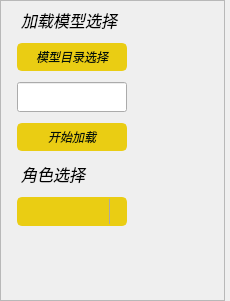
                     <widget class="QFrame" name="frame_10">
                      <property name="sizePolicy">
                       <sizepolicy hsizetype="Preferred" vsizetype="Preferred">
                        <horstretch>0</horstretch>
                        <verstretch>0</verstretch>
                       </sizepolicy>
                      </property>
                      <property name="minimumSize">
                       <size>
                        <width>230</width>
                        <height>0</height>
                       </size>
                      </property>
                      <property name="maximumSize">
                       <size>
                        <width>230</width>
                        <height>16777215</height>
                       </size>
                      </property>
                      <property name="sizeIncrement">
                       <size>
                        <width>1</width>
                        <height>0</height>
                       </size>
                      </property>
                      <property name="font">
                       <font>
                        <family>Smiley Sans</family>
                        <italic>true</italic>
                       </font>
                      </property>
                      <property name="styleSheet">
                       <string notr="true">margin-right:5px;</string>
                      </property>
                      <property name="frameShape">
                       <enum>QFrame::StyledPanel</enum>
                      </property>
                      <property name="frameShadow">
                       <enum>QFrame::Raised</enum>
                      </property>
                      <layout class="QVBoxLayout" name="verticalLayout_10">
                       <property name="spacing">
                        <number>10</number>
                       </property>
                       <property name="leftMargin">
                        <number>12</number>
                       </property>
                       <property name="topMargin">
                        <number>6</number>
                       </property>
                       <property name="rightMargin">
                        <number>16</number>
                       </property>
                       <property name="bottomMargin">
                        <number>29</number>
                       </property>
                       <item>
                        <widget class="QWidget" name="verticalWidget_4" native="true">
                         <property name="minimumSize">
                          <size>
                           <width>200</width>
                           <height>0</height>
                          </size>
                         </property>
                         <property name="maximumSize">
                          <size>
                           <width>200</width>
                           <height>320</height>
                          </size>
                         </property>
                         <property name="font">
                          <font>
                           <family>Smiley Sans</family>
                           <italic>true</italic>
                          </font>
                         </property>
                         <layout class="QVBoxLayout" name="verticalLayout_21" stretch="0,0,0,0,0,0">
                          <property name="spacing">
                           <number>11</number>
                          </property>
                          <property name="sizeConstraint">
                           <enum>QLayout::SetFixedSize</enum>
                          </property>
                          <property name="leftMargin">
                           <number>4</number>
                          </property>
                          <property name="topMargin">
                           <number>1</number>
                          </property>
                          <property name="bottomMargin">
                           <number>5</number>
                          </property>
                          <item>
                           <widget class="QLabel" name="VC_label_SelectTheModel">
                            <property name="maximumSize">
                             <size>
                              <width>16777215</width>
                              <height>30</height>
                             </size>
                            </property>
                            <property name="font">
                             <font>
                              <family>Smiley Sans</family>
                              <pointsize>12</pointsize>
                              <weight>50</weight>
                              <italic>true</italic>
                              <bold>false</bold>
                             </font>
                            </property>
                            <property name="styleSheet">
                             <string notr="true"/>
                            </property>
                            <property name="text">
                             <string>加载模型选择</string>
                            </property>
                            <property name="scaledContents">
                             <bool>false</bool>
                            </property>
                            <property name="margin">
                             <number>5</number>
                            </property>
                           </widget>
                          </item>
                          <item>
                           <widget class="QPushButton" name="VC_pushButton_SelectTheModel">
                            <property name="minimumSize">
                             <size>
                              <width>0</width>
                              <height>28</height>
                             </size>
                            </property>
                            <property name="font">
                             <font>
                              <family>Smiley Sans</family>
                              <italic>true</italic>
                             </font>
                            </property>
                            <property name="styleSheet">
                             <string notr="true">QPushButton {
	border: 2px solid #eacd13;
	border-radius: 5px;	
	color:#04130a;
	background-color: #eacd13;
}
QPushButton:hover {
	border: 2px solid #fbd411;
	background-color: #fbd411;
}
QPushButton:pressed {	
	border: 2px solid #f6e56a;
	background-color: #f6e56a;
}

QPushButton:disabled {	
	border-radius: 5px;	
	border: 2px solid rgb(112,112,112);
	background-color: rgb(112,112,112);
}</string>
                            </property>
                            <property name="text">
                             <string>模型目录选择</string>
                            </property>
                           </widget>
                          </item>
                          <item>
                           <widget class="QLineEdit" name="model_path_vc_edit">
                            <property name="minimumSize">
                             <size>
                              <width>0</width>
                              <height>30</height>
                             </size>
                            </property>
                            <property name="maximumSize">
                             <size>
                              <width>16777215</width>
                              <height>30</height>
                             </size>
                            </property>
                           </widget>
                          </item>
                          <item>
                           <widget class="QPushButton" name="VC_pushButton_StartLoading">
                            <property name="minimumSize">
                             <size>
                              <width>0</width>
                              <height>28</height>
                             </size>
                            </property>
                            <property name="font">
                             <font>
                              <family>Smiley Sans</family>
                              <italic>true</italic>
                             </font>
                            </property>
                            <property name="styleSheet">
                             <string notr="true">QPushButton {
	border: 2px solid #eacd13;
	border-radius: 5px;	
	color:#04130a;
	background-color: #eacd13;
}
QPushButton:hover {
	border: 2px solid #fbd411;
	background-color: #fbd411;
}
QPushButton:pressed {	
	border: 2px solid #f6e56a;
	background-color: #f6e56a;
}

QPushButton:disabled {	
	border-radius: 5px;	
	border: 2px solid rgb(112,112,112);
	background-color: rgb(112,112,112);
}</string>
                            </property>
                            <property name="text">
                             <string>开始加载</string>
                            </property>
                           </widget>
                          </item>
                          <item>
                           <widget class="QLabel" name="VC_label_SelectRole">
                            <property name="maximumSize">
                             <size>
                              <width>16777215</width>
                              <height>30</height>
                             </size>
                            </property>
                            <property name="font">
                             <font>
                              <family>Smiley Sans</family>
                              <pointsize>12</pointsize>
                              <weight>50</weight>
                              <italic>true</italic>
                              <bold>false</bold>
                             </font>
                            </property>
                            <property name="styleSheet">
                             <string notr="true"/>
                            </property>
                            <property name="text">
                             <string>角色选择</string>
                            </property>
                            <property name="margin">
                             <number>5</number>
                            </property>
                           </widget>
                          </item>
                          <item>
                           <widget class="QComboBox" name="VC_comboBox_SelectRole">
                            <property name="sizePolicy">
                             <sizepolicy hsizetype="Preferred" vsizetype="Fixed">
                              <horstretch>3</horstretch>
                              <verstretch>0</verstretch>
                             </sizepolicy>
                            </property>
                            <property name="minimumSize">
                             <size>
                              <width>0</width>
                              <height>29</height>
                             </size>
                            </property>
                            <property name="font">
                             <font>
                              <family>Smiley Sans</family>
                              <pointsize>11</pointsize>
                              <italic>true</italic>
                             </font>
                            </property>
                            <property name="styleSheet">
                             <string notr="true">QComboBox {
	border: 2px solid #eacd13;
	border-radius: 5px;	
	color:#04130a;
	background-color: #eacd13;
}

QComboBox:hover {
	border: 2px solid #f6e56a;
	border-radius: 5px;	
	color:#04130a;
	background-color: #f6e56a;
}

QComboBox:!editable, QComboBox::drop-down:editable {
	background: #eacd13;
}

QComboBox:!editable:on, QComboBox::drop-down:editable:on {
    background:#eacd13;
}

QComboBox:on { /* shift the text when the popup opens */
    padding-top: 3px;
    padding-left: 4px;
}

QComboBox::drop-down {
    subcontrol-origin: padding;
    subcontrol-position: top right;
    width: 15px;

    border-left-width: 1px;
    border-left-color: darkgray;
    border-left-style: solid; /* just a single line */
    border-top-right-radius: 5px; /* same radius as the QComboBox */
    border-bottom-right-radius: 5px;
}

QComboBox::down-arrow {
    image: url(icons/1x/arrow.png);
}

QComboBox::down-arrow:on { /* shift the arrow when popup is open */
    top: 1px;
    left: 1px;
}

QComboBox::drop-down {
    background:#eacd13;
}


</string>
                            </property>
                            <property name="iconSize">
                             <size>
                              <width>5</width>
                              <height>5</height>
                             </size>
                            </property>
                           </widget>
                          </item>
                         </layout>
                        </widget>
                       </item>
                       <item>
                        <spacer name="verticalSpacer_5">
                         <property name="orientation">
                          <enum>Qt::Vertical</enum>
                         </property>
                         <property name="sizeHint" stdset="0">
                          <size>
                           <width>20</width>
                           <height>40</height>
                          </size>
                         </property>
                        </spacer>
                       </item>
                      </layout>
                     </widget>
